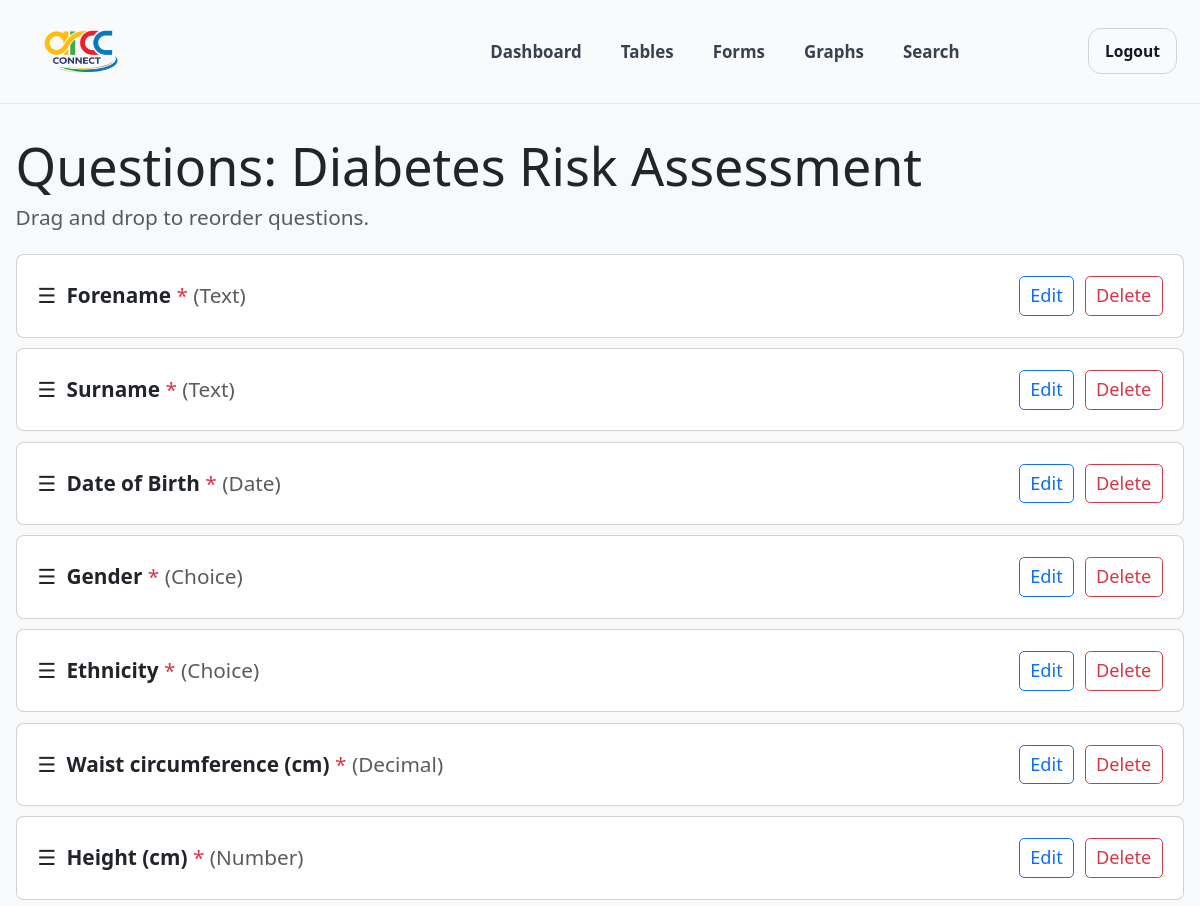
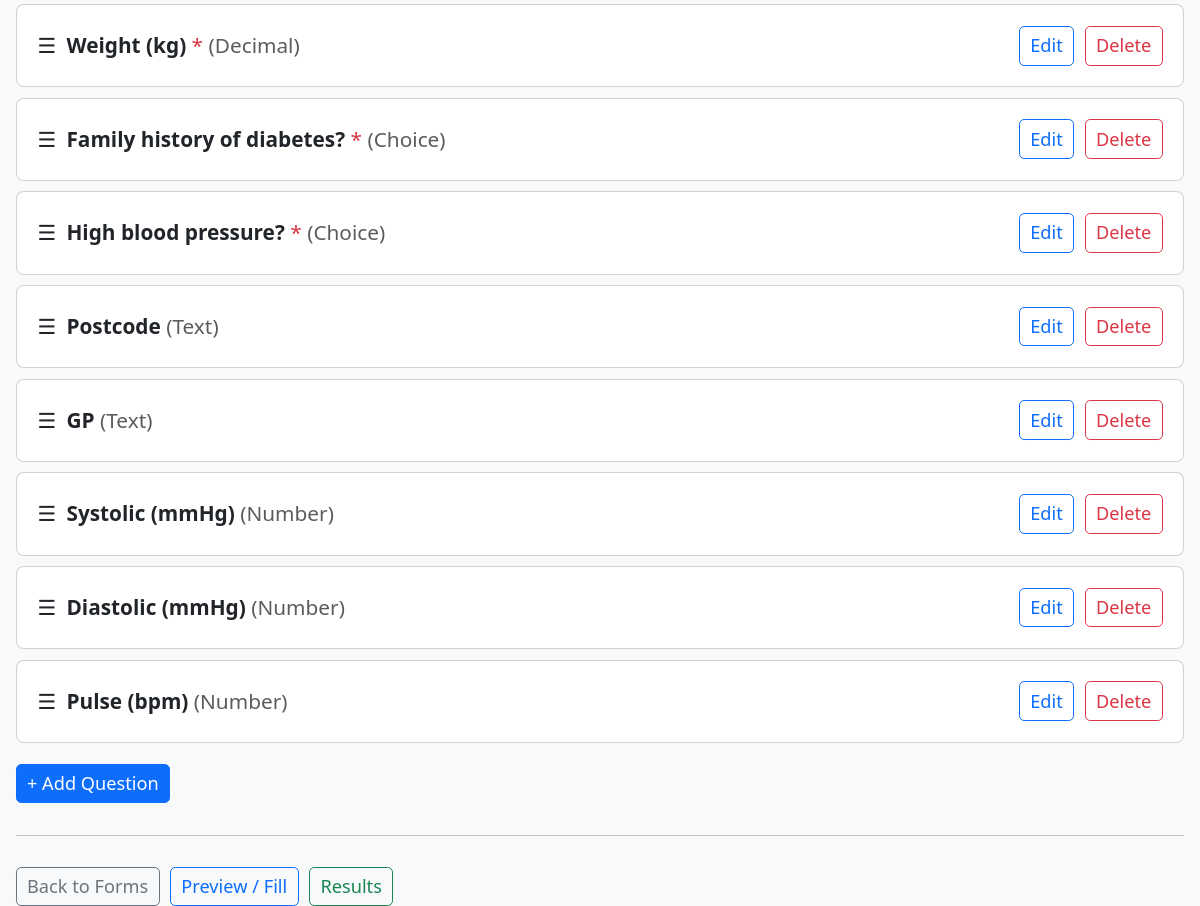
The app's page /forms/8/questions/ (signed in) with its own data (2 pictures, top to bottom).
### forms_builder/models.py (models this page shows, shortened)
class FormDefinition(models.Model):
    name = models.CharField(max_length=200)
    description = models.TextField(blank=True)
    order = models.PositiveIntegerField(default=0)
    created_by = models.ForeignKey(
        settings.AUTH_USER_MODEL,
        on_delete=models.SET_NULL,
        null=True,
        blank=True
    )
    created_at = models.DateTimeField(auto_now_add=True)

class FormField(models.Model):
    TEXT = "text"
    NUMBER = "number"
    DECIMAL = "decimal"
    DATE = "date"
    CHOICE = "choice"
    FIELD_TYPES = [
        (TEXT, "Text"),
        (NUMBER, "Number"),
        (DECIMAL, "Decimal"),
        (DATE, "Date"),
        (CHOICE, "Choice"),
    ]
    form = models.ForeignKey(FormDefinition, on_delete=models.CASCADE, related_name="fields")
    key = models.SlugField(max_length=50, help_text="Unique key like: bmi, diastolic, postcode")
    label = models.CharField(max_length=120)
    field_type = models.CharField(max_length=20, choices=FIELD_TYPES, default=TEXT)
    required = models.BooleanField(default=False)
    choices_text = models.TextField(blank=True, help_text="For Choice type: one option per line")
    order = models.PositiveIntegerField(default=0)
    class Meta:
        unique_together = [("form", "key")]
        ordering = ["order", "id"]

### forms_builder/views_questions.py (the view)
# urls.py: path("forms/<int:pk>/questions/", questions_list, name="questions_list"),
@login_required
def questions_list(request, pk: int):
    if not can_manage_forms(request.user):
        raise Http404()
    form_def = get_object_or_404(FormDefinition, pk=pk)
    fields = FormField.objects.filter(form=form_def).order_by("order", "id")
    return render(request, "forms_builder/builder.html", {
        "form_def": form_def,
        "fields": fields,
    })

### accounts/utils.py (called while the page is built)
def get_role(user) -> str | None:
    return getattr(user, "role", None)

def is_volunteer(user) -> bool:
    return get_role(user) == "VOLUNTEER"

def can_manage_forms(user) -> bool:
    return user.is_authenticated and not is_volunteer(user)

### templates/forms_builder/builder.html (shortened to what this page needs)
{% extends "base.html" %}
{% block content %}
<h1 class="mb-1">Questions: {{ form_def.name }}</h1>
<p class="text-muted mb-3">Drag and drop to reorder questions.</p>
<div id="fields-list">
  {% for field in fields %}
    <div class="card mb-2" data-field-id="{{ field.id }}">
      <div class="card-body d-flex justify-content-between align-items-center">
        <div class="d-flex align-items-center gap-2">
          <span class="drag-handle" style="cursor:grab; user-select:none;">☰</span>
          <div>
            <strong>{{ field.label }}</strong>
            {% if field.required %}<span class="text-danger">*</span>{% endif %}
            <span class="text-muted">({{ field.get_field_type_display }})</span>
          </div>
        </div>
        <div class="d-flex gap-2">
          <a class="btn btn-sm btn-outline-primary" href="{% url 'question_edit' form_def.id field.id %}">Edit</a>
          <a class="btn btn-sm btn-outline-danger" href="{% url 'question_delete' form_def.id field.id %}">Delete</a>
        </div>
      </div>
    </div>
  {% empty %}
    <div class="alert alert-info">No questions yet.</div>
  {% endfor %}
</div>
<div class="mt-3">
  <a class="btn btn-primary btn-sm" href="{% url 'question_add' form_def.id %}">
    + Add Question
  </a>
</div>
<hr class="my-4">
<div class="d-flex gap-2">
  <a class="btn btn-sm btn-outline-secondary" href="{% url 'forms_page' %}">Back to Forms</a>
  <a class="btn btn-sm btn-outline-primary" href="{% url 'form_fill' form_def.id %}">Preview / Fill</a>
  <a class="btn btn-sm btn-outline-success" href="{% url 'form_results' form_def.id %}">Results</a>
</div>
{% endblock %}

### templates/base.html (shortened to what this page needs)
{% load static %}
<!DOCTYPE html>
<html lang="en">
<head>
  <link href="https://cdn.jsdelivr.net/npm/bootstrap@5.3.2/dist/css/bootstrap.min.css" rel="stylesheet">
  <link rel="stylesheet" href="{% static 'css/app.css' %}">
</head>
<body class="bg-light">
<header class="app-header">
  <div class="app-header__inner container-fluid">
    <a class="app-brand" href="{% url 'dashboard' %}">
      <img class="app-brand__logo" src="{% static 'images/arcc-connect-logo.png' %}" alt="ARCC Connect">
    </a>
    {% if user.is_authenticated %}
      <nav class="app-nav" aria-label="Primary">
        <a class="app-nav__link {% if request.resolver_match.url_name == 'dashboard' %}is-active{% endif %}"
           href="{% url 'dashboard' %}">Dashboard</a>
        <a class="app-nav__link {% if request.resolver_match.url_name == 'tables_page' %}is-active{% endif %}"
           href="{% url 'tables_page' %}">Tables</a>
        <div class="nav-dd">
          <a class="app-nav__link {% if request.resolver_match.url_name in 'forms_page form_create' %}is-active{% endif %}"
            href="{% url 'forms_page' %}">
            Forms
          </a>
        </div>
        <a class="app-nav__link {% if request.resolver_match.url_name == 'graphs_page' %}is-active{% endif %}"
           href="{% url 'graphs_page' %}">Graphs</a>
        <a class="app-nav__link {% if request.resolver_match.url_name == 'global_search' %}is-active{% endif %}"
           href="{% url 'global_search' %}">Search</a>
      </nav>
      <div class="app-actions">
        <form method="post" action="{% url 'logout' %}" class="mb-0">
          <button class="app-btn app-btn--ghost" type="submit">Logout</button>
        </form>
      </div>
    {% endif %}
  </div>
</header>
<div class="container mt-4">
  {% block content %}{% endblock %}
</div>
</body>
</html>

### static/css/app.css (style rules this page uses)
html { zoom: 130% }
.fx-in { opacity: 0; transform: translateY(10px); animation: fxIn 420ms ease forwards; }
.fx-in-delay-1 { animation-delay: 80ms; }
.fx-in-delay-3 { animation-delay: 240ms; }
.app-header { transition: box-shadow 200ms ease; position: sticky; top: 0; z-index: 1000; background: #f9fafb; border-bottom: 1px solid #e5e7eb; }
.nav-dd { position: relative; display: inline-flex; align-items: center; }
.app-header__inner { max-width: 1200px; margin: 0 auto; padding: 12px 18px; display: grid; grid-template-columns: 260px 1fr auto; align-items: center; gap: 16px; }
.app-brand { display: inline-flex; align-items: center; gap: 10px; color: #111827; text-decoration: none; font-weight: 700; letter-spacing: .2px; min-width: 0; }
.app-brand__logo { height: 55px; width: auto; object-fit: contain; transition: transform 200ms ease, opacity 200ms ease; }
.app-nav { display: flex; align-items: center; justify-content: center; gap: 10px; }
.app-nav__link { position: relative; color: #374151; text-decoration: none; font-size: 13px; font-weight: 600; padding: 8px 10px; border-radius: 10px; transition: background 180ms ease, color 180ms ease, transform 180ms ease; }
.app-actions { display: flex; align-items: center; gap: 10px; }
.app-btn { background: #ffffff; border: 1px solid #d1d5db; color: #111827; border-radius: 10px; padding: 8px 12px; font-weight: 700; font-size: 12px; transition: background 180ms ease, transform 180ms ease, border-color 180ms ease; }
.app-btn--ghost { background: transparent; }

### records on screen
FormDefinition: name "Diabetes Risk Assessment"
FormField: label "Forename", field_type "Text"
FormField: label "Surname", field_type "Text"
FormField: label "Date of Birth", field_type "Date"
FormField: label "Gender", field_type "Choice"
FormField: label "Ethnicity", field_type "Choice"
FormField: label "Waist circumference (cm)", field_type "Decimal"
FormField: label "Height (cm)", field_type "Number"
FormField: label "Weight (kg)", field_type "Decimal"
FormField: label "Family history of diabetes?", field_type "Choice"
FormField: label "High blood pressure?", field_type "Choice"
FormField: label "Postcode", field_type "Text"
FormField: label "GP", field_type "Text"
FormField: label "Systolic (mmHg)", field_type "Number"
FormField: label "Diastolic (mmHg)", field_type "Number"
FormField: label "Pulse (bpm)", field_type "Number"
